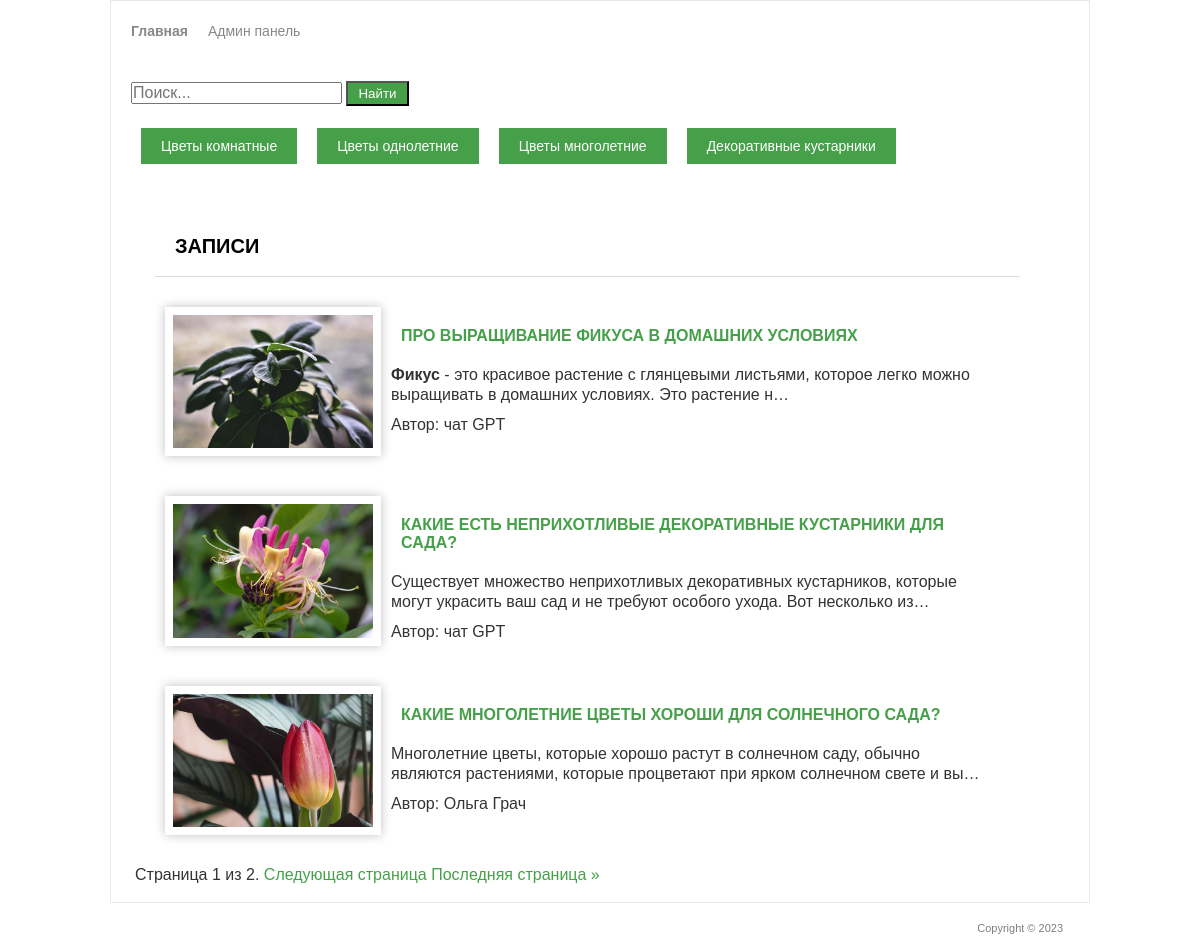
The page / on the database its author committed.
### blog/models.py (models this page shows, shortened)
class Post(models.Model):
    TOPIC_TYPES = [
        (1, 'Цветы комнатные'),
        (2, 'Цветы однолетние'),
        (3, 'Цветы многолетние'),
        (4, 'Декоративные кустарники'),
    ]
    title = models.CharField('Название статьи', max_length=150)
    text = models.TextField('Текст статьи')
    author = models.CharField('Автор', max_length=100)
    data = models.DateField('Дата публикации')
    img = models.ImageField('Изображение', upload_to='image/%Y')
    type = models.IntegerField(choices=TOPIC_TYPES)
    class Meta:
        verbose_name = 'Статья'
        verbose_name_plural = 'Статьи сайта'

### blog/views.py (the view)
# urls.py: path('', PostView.as_view()),
class PostView(View):
    def get(self, request):
        posts = Post.objects.order_by('-id')
        paginator = Paginator(posts, 3)
        page_number = request.GET.get('page')
        page_obj = paginator.get_page(page_number)
        return render(request, 'blog/articals.html', {'page_obj': page_obj})

### templates/blog/articals.html (shortened to what this page needs)
<!DOCTYPE>
{% load static %}
<html >
<head>
	<link rel="stylesheet" href="{% static 'css/style.css' %}" type="text/css" media="all" />
</head>
<body>
<div class="shell">
	<div class="border">
		<div id="navigation_adm">
			<ul>
			    <li><a href="/" class="active">Главная</a></li>
			    <li><a href="/admin">Админ панель</a></li>
			</ul>
		</div>
<form action="{% url 'search_results' %}" method="get">
  <input type="text" name="q" placeholder="Поиск..." value="{{ query }}">
  <button type="submit">Найти</button>
</form>
        <div id="navigation">
			<ul>
			    <li><a href="/filter/?type=1">Цветы комнатные</a></li>
			    <li><a href="/filter/?type=2">Цветы однолетние</a></li>
                <li><a href="/filter/?type=3">Цветы многолетние</a></li>
			    <li><a href="/filter/?type=4">Декоративные кустарники</a></li>
			</ul>
		</div>
		<div id="main">
			<div id="content" class="left">
				<div class="projects">
					<h3>Записи</h3>
                    {% for post in page_obj %}
					<div class="item">
						<div class="image left">
							<img src="{{ post.img.url }}" width="200px" alt="" />
						</div>
						<div class="text left">
                            <br>
							<h4><a href="/{{ post.id }}">{{ post.title }}</a></h4>
							<p>{{ post.text|safe|truncatechars:140 }}</p>
							<p>Автор: {{ post.author }}</p>
						</div>
					</div>
					{% endfor %}
				</div>
            <div class="pagination">
    <span class="step-links">
        <span class="current">
            Страница {{ page_obj.number }} из {{ page_obj.paginator.num_pages }}.
        </span>
        {% if page_obj.has_next %}
            <a href="?page={{ page_obj.next_page_number }}">Следующая страница</a>
            <a href="?page={{ page_obj.paginator.num_pages }}">Последняя страница &raquo;</a>
        {% endif %}
    </span>
</div>
			</div>
		</div>
	</div>
	<div id="footer">
		<p class="copy right">Copyright &copy;  2023 </p>
	</div>
</div>
</body>
</html>

### static/css/style.css (style rules this page uses)
* { margin: 0; padding: 0; outline:0; }
body { font-size: 16px; line-height: 20px; font-family: Georgia, Arial, Helvetica, Sans-Serif; color: #333; background-image: url('../img/bg.jpg'); background-attachment: fixed; background-size: cover; background-repeat: no-repeat; background-position: center; }
.list, form { margin: 20px; }
a { color: #45a049; text-decoration: none; cursor:pointer; }
input, textarea, select { font-family: Arial, Helvetica, sans-serif; font-size:16px; }
.left, .alignleft { float: left; display: inline; }
.right, .alignright { float: right; display: inline; }
.shell { width: 980px; margin: 0 auto; }
.border { border: 1px solid #e8e8e8; background: #fff; position: relative; }
#main { width: 932px; padding: 0px 24px 17px 24px; }
#main h3, h2, h1 { font-size: 20px; line-height: 20px; color: #000; text-transform: uppercase; border-bottom: 1px solid #dbdbdb; padding: 20px; }
#content { width: 905px; }
.projects { padding: 10px 0 0 0; }
.projects h3 { margin: 20px; }
.projects .item { margin: 20px; }
.projects .text { width: 600px; }
.projects .text h4 { font-size: 16px; line-height: 18px; color: #333; text-transform: uppercase; padding: 10px; }
.projects .text p { padding: 0 0 10px; }
#footer { font-family: Arial, sans-serif; font-size: 11px; line-height: 14px; color: #7f7f7f; padding: 18px 27px 20px 38px; background: #ffffff; }
img { box-shadow: 0 0 10px rgba(0, 0, 0, 0.25); border: 4px solid #fff; padding: 4px; margin: 10px; }
#navigation_adm ul { list-style-type: none; margin: 0; padding: 20px; display: flex; }
#navigation_adm li { margin-right: 20px; }
#navigation_adm li:last-child { margin-right: 0; }
#navigation_adm a { color: #888; font-size: 14px; text-decoration: none; }
#navigation_adm a.active { font-weight: bold; }
#navigation ul { list-style-type: none; margin: 20px; padding: 10px; display: flex; }
#navigation li { margin-right: 20px; }
#navigation li:last-child { margin-right: 0; }
#navigation a { color: #888; font-size: 14px; text-decoration: none; }
#navigation a { margin-top: 20px; background-color: #45a049; color: white; border: none; padding: 10px 20px; cursor: pointer; transition: background-color 0.3s ease-in-out; }
form button[type="submit"] { background-color: #45a049; color: white; padding: 3px 10px; }

### rows shown on the page
Post: img (picture), title "ПРО ВЫРАЩИВАНИЕ ФИКУСА В ДОМАШНИХ УСЛОВИЯХ", text "Фикус - это красивое растение с глянцевыми листьями, которое легко можно выращивать в домашних условиях. Это растение н…", author "чат GPT"
Post: img (picture), title "КАКИЕ ЕСТЬ НЕПРИХОТЛИВЫЕ ДЕКОРАТИВНЫЕ КУСТАРНИКИ ДЛЯ САДА?", text "Существует множество неприхотливых декоративных кустарников, которые могут украсить ваш сад и не требуют особого ухода. Вот несколько из…", author "чат GPT"
Post: img (picture), title "КАКИЕ МНОГОЛЕТНИЕ ЦВЕТЫ ХОРОШИ ДЛЯ СОЛНЕЧНОГО САДА?", text "Многолетние цветы, которые хорошо растут в солнечном саду, обычно являются растениями, которые процветают при ярком солнечном свете и вы…", author "Ольга Грач"

### other values the page prints
{{ page_obj.number }} "1"
{{ page_obj.paginator.num_pages }} "2"
